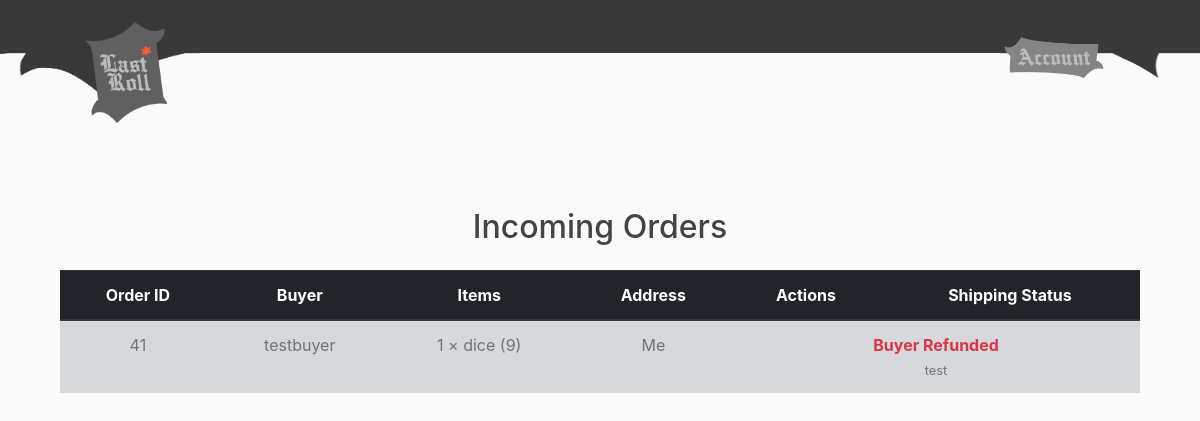
The page /sellermyorders/ (signed in) on the database its author committed.
### store/models.py (models this page shows, shortened)
class Product(models.Model):
    seller = models.ForeignKey(Seller, on_delete=models.CASCADE)
    name = models.CharField(max_length=100)
    description = models.TextField(blank=True)
    price = models.DecimalField(max_digits=8, decimal_places=2)
    color = models.CharField(max_length=30, default="N/A", db_index=True)
    material = models.CharField(max_length=30, default="N/A", db_index=True)
    dice_type = models.CharField(max_length=30, default="N/A", db_index=True)
    stock = models.PositiveIntegerField(default=0)
    image = models.ImageField(upload_to='product_images/', blank=True)
    created_at = models.DateTimeField(default=timezone.now)
    status = models.IntegerField(default=0)
    is_reported = models.BooleanField(default=False)
    report_confirmed = models.BooleanField(default=False)

class Order(models.Model):
    buyer = models.ForeignKey(Buyer, on_delete=models.CASCADE)
    created_at = models.DateTimeField(default=timezone.now)
    address = models.CharField(max_length=100, blank=True, null=True)
    payment = models.CharField(max_length=50, blank=True, null=True)
    total = models.DecimalField(max_digits=10, decimal_places=2, default=0)

class OrderItem(models.Model):
    order = models.ForeignKey(Order, on_delete=models.CASCADE, related_name='items')
    product = models.ForeignKey(Product, on_delete=models.CASCADE)
    quantity = models.PositiveIntegerField(default=1)
    is_shipped = models.BooleanField(default=False)
    is_refunded = models.BooleanField(default=False)
    refund_reason = models.CharField(max_length=255, default="Buyer refunded the order.")

### shop/views.py (the view)
# urls.py: path('sellermyorders/', views.sellermyorders, name='shop-sellermyorders'),
@login_required
def sellermyorders(request):
    profile = request.user.profile
    if profile.role != profile.ROLE_SELLER:
        return HttpResponseForbidden("You do not have permission to view this page.")
    seller = get_object_or_404(Seller, user=request.user)
    order_items = (
        OrderItem.objects.filter(product__seller=seller)
        .select_related('order', 'product', 'order__buyer')
    )
    orders_dict = {}
    for item in order_items:
        order = item.order
        if order.id not in orders_dict:
            orders_dict[order.id] = {
                'id': order.id,
                'buyer': order.buyer.user.username,
                'address': order.address,
                'items': [],
                'is_shipped': False,
                'is_refunded': False,
                'refund_reason': None,
            }
        if item.is_shipped:
            orders_dict[order.id]['is_shipped'] = True
        if item.is_refunded:
            orders_dict[order.id]['is_refunded'] = True
            orders_dict[order.id]['refund_reason'] = item.refund_reason
        orders_dict[order.id]['items'].append({
            'id': item.product.id,
            'name': item.product.name,
            'quantity': item.quantity,
        })
    context = {
        'orders': list(orders_dict.values()),
        'seller_id': seller.id,
    }
    return render(request, 'shop/sellermyorders.html', context)

### shop/templates/shop/sellermyorders.html (shortened to what this page needs)
{% extends "shop/base.html" %}
{% block content %}
<div class="container mt-5">
  <h2 class="text-center mb-4">Incoming Orders</h2>
  <table class="table table-striped text-center shadow-sm">
    <thead class="thead-dark">
      <tr>
        <th>Order ID</th>
        <th>Buyer</th>
        <th>Items</th>
        <th>Address</th>
        <th>Actions</th>
        <th>Shipping Status</th>
      </tr>
    </thead>
    <tbody>
      {% for order in orders %}
      <tr {% if order.is_refunded %}class="table-secondary text-muted"{% endif %}>
        <td>{{ order.id }}</td>
        <td>{{ order.buyer }}</td>
        <td>
          {% for item in order.items %}
            {{ item.quantity }} × {{ item.name }} ({{ item.id }})<br>
          {% endfor %}
        </td>
        <td>{{ order.address }}</td>
        {% if order.is_refunded %}
          <td colspan="2" class="text-danger font-weight-bold align-middle">
            Buyer Refunded<br>
            <small class="text-muted">{{ order.refund_reason }}</small>
          </td>
        {% endif %}
      </tr>
      {% endfor %}
    </tbody>
  </table>
</div>
{% endblock %}

### shop/static/shop/main.css (style rules this page uses)
body { background: #fafafa; color: #333333; margin-top: 5rem; }
h1, h2, h3, h4, h5, h6 { color: #444444; }

### rows shown on the page
Product: name "dice"
Order: address "Me"
OrderItem: refund_reason "test"

### other values the page prints
{{ order.id }} "41"
{{ order.buyer }} "testbuyer"
{{ item.quantity }} "1"
{{ item.id }} "9"
